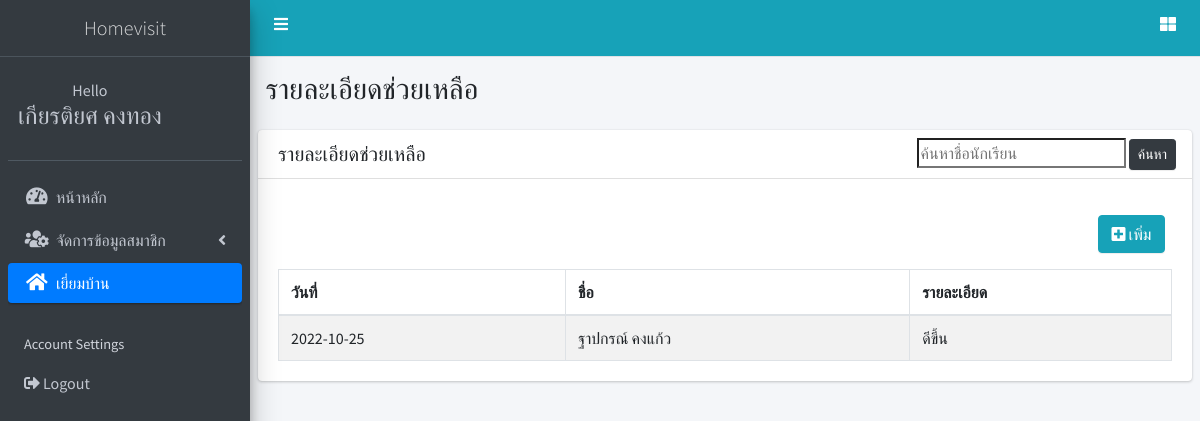
Page /pages/homevisit/index_help.php?studentID=65002 (signed in) on the committed database.
### tables this page shows
CREATE TABLE `help` (
  `helpID` int(5) NOT NULL,
  `helpDate` date NOT NULL,
  `helpDetail` varchar(255) NOT NULL COMMENT 'รายละเอียด',
  `helpTeacher` varchar(50) NOT NULL COMMENT 'คนช่วย',
  `helpResult` varchar(100) NOT NULL COMMENT 'ผล',
  `studentID` varchar(5) NOT NULL
);

CREATE TABLE `student` (
  `studentID` varchar(5) NOT NULL COMMENT 'รหัส',
  `studentName` varchar(50) NOT NULL COMMENT 'ชื่อ',
  `studentSex` enum('ชาย','หญิง') NOT NULL COMMENT 'เพศ',
  `studentPhone` varchar(10) NOT NULL COMMENT 'เบอร์',
  `studentAddress` varchar(100) NOT NULL COMMENT 'ที่อยู่',
  `class` enum('ม.1','ม.2','ม.3','ม.4','ม.5','ม.6') NOT NULL COMMENT 'ชั้น',
  `room1` enum('1','2','3','4','5','6','7','8','9','10') NOT NULL COMMENT 'ห้อง',
  `mlat` varchar(50) NOT NULL COMMENT 'ละติจูด',
  `mlog` varchar(50) NOT NULL COMMENT 'ลองติจูด',
  `username` varchar(20) NOT NULL,
  `password` varchar(20) NOT NULL,
  `userlevel` varchar(50) NOT NULL,
  `teacherID` varchar(5) NOT NULL,
  `parentID` varchar(13) NOT NULL
);

### pages/homevisit/index_help.php (the view, shortened to what this page needs)
<?php
include('../../connect.php');
$studentID=$_GET['studentID'];
$sql1="select * from student where studentID = $studentID";
$res1=mysqli_query($conn,$sql1);
$row1=mysqli_fetch_assoc($res1);
?>
<?php
  include_once('../../connect.php');
  $studentID=$_GET['studentID'];
  $sql1="select * from help where studentID = $studentID";
  $res8=mysqli_query($conn,$sql1);
  $row8=mysqli_fetch_assoc($res8);
?>
<!DOCTYPE html>
<html>
<head>
  <link rel="stylesheet" href="https://use.fontawesome.com/releases/v5.0.13/css/all.css">
  <link rel="stylesheet" href="https://code.ionicframework.com/ionicons/2.0.1/css/ionicons.min.css">
  <link rel="stylesheet" href="../../dist/css/adminlte.min.css">
  <link rel="stylesheet" href="../../plugins/datatables/dataTables.bootstrap4.min.css">
  <link rel="stylesheet" href="../../plugins/responsive/responsive.bootstrap4.min.css">
</head>
<body class="hold-transition sidebar-mini">
<div class="wrapper">
  <?php include_once('../includes/sidebar.php') ?>
  <div class="content-wrapper">
    <section class="content-header">
      <div class="container-fluid">
        <div class="row mb-2">
          <div class="col-sm-6">
            <h1>รายละเอียดช่วยเหลือ</h1>
          </div>
        </div>
      </div>
    </section>
    <section class="content">
      <div class="card">
      <form action="form_search.php" class="form-group" method="POST">
        <div class="card-header">
          <h3 class="card-title d-inline-block">รายละเอียดช่วยเหลือ</h3>
          <div class="card-tools">
            <input type="search" name="search" placeholder="ค้นหาชื่อนักเรียน">
                <button class="btn btn-sm btn-dark">ค้นหา</button>
          </div>
        </div> </form>
        <div class="card-body">
          <table id="dataTable" class="table table-bordered table-striped w-100 ">
            <thead>
            <tr>
              <th>วันที่</th>
              <th>ชื่อ</th>
              <th>รายละเอียด </th>              <div class="form-group col-md-12 text-right">   <a href="form_insert_help.php?studentID=<?php echo $row8['studentID']; ?>" class="btn btn-md btn-info text-white">
                    <i class="fas fa-plus-square"></i> เพิ่ม
                  </a></div>
            </tr>
            </thead>
            <tbody>
              <tr><?php while($row8=mysqli_fetch_array($res8)) { ?>
                <td><?php echo $row8['helpDate']; ?></td>
                <td><?php echo $row1['studentName']; ?></td>
                <td><?php echo $row8['helpResult']; ?></td>
              </tr>
              <?php } ?>
            </tbody>
          </table>
        </div>
      </div>
    </section>
  </div>
</div>
</body>
</html>

### rows in the picture
help: helpDate "2022-10-25", studentID.studentName "ฐาปกรณ์ คงแก้ว", helpResult "ดีขึ้น"

### other values in the picture
$_SESSION['user'] "เกียรติยศ คงทอง"
